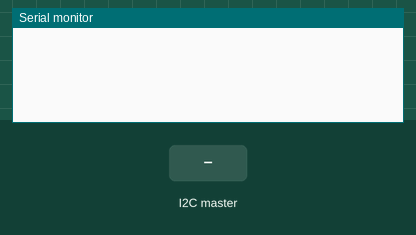
The sketch below on a simulated Arduino Uno, built with avr-gcc and run on an emulated ATmega328P. On the bench: the last lines printed to the serial monitor. Inputs (shaded band) come from the test bench.

Above: at 1.2 s.
1.3 s: the I2C master sends the byte 5
At 2.0 s:
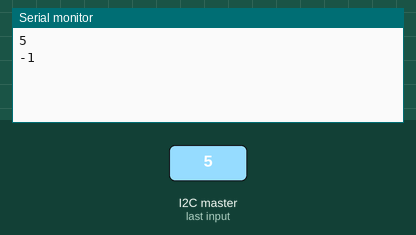
2.8 s: the I2C master sends the byte 90
At 3.2 s:
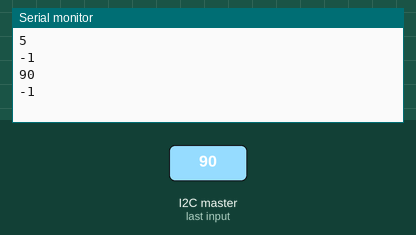
Timing chart, 0 to 5.8 s (numbered marks = the images above; inputs shaded):
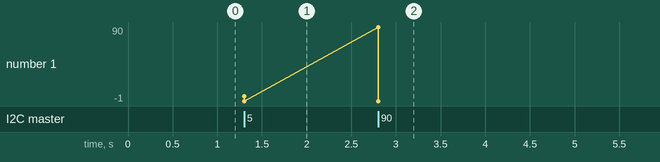

The sketch:

i2c_slave_int.ino
```cpp
#include <Wire.h>
byte x,y;
int a,b;
void setup()
{
  Wire.begin(8);                // join i2c bus with address #8
  Wire.onReceive(receiveEvent); // register event
  Wire.onRequest(requestEvent);
  Serial.begin(9600);           // start serial for output
}

void loop() {
  if (Serial.available())
  {
    x=Serial.parseInt();
    y=Serial.parseInt();
  }
  delay(100);
}


void receiveEvent(int count)
{
  if (Wire.available())
  {
    a=Wire.read();
     b=Wire.read();
  }
    Serial.println(a);
    Serial.println(b);

}
  //Wire.beginTransmission(1);
void requestEvent() {
  Wire.write(x);
  Wire.write(y);
  //Wire.endTransmission();
  Serial.println("data sent to master");
}
```

Measured:
- after the input at 1.3 s, the serial monitor: prints a new line at once (image 1)
- after the input at 2.8 s, the serial monitor: prints a new line at once (image 2)
